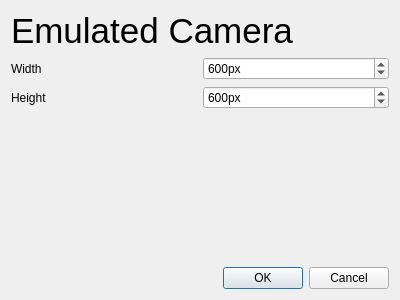
<?xml version="1.0" encoding="UTF-8"?>
<ui version="4.0">
 <class>EmulatedConfigureDialog</class>
 <widget class="QDialog" name="EmulatedConfigureDialog">
  <property name="geometry">
   <rect>
    <x>0</x>
    <y>0</y>
    <width>400</width>
    <height>300</height>
   </rect>
  </property>
  <property name="windowTitle">
   <string>Configure Emulated Camera</string>
  </property>
  <layout class="QVBoxLayout" name="verticalLayout">
   <item>
    <widget class="QLabel" name="label">
     <property name="font">
      <font>
       <pointsize>26</pointsize>
      </font>
     </property>
     <property name="text">
      <string>Emulated Camera</string>
     </property>
    </widget>
   </item>
   <item>
    <layout class="QGridLayout" name="gridLayout">
     <item row="0" column="0">
      <widget class="QLabel" name="label_2">
       <property name="text">
        <string>Width</string>
       </property>
      </widget>
     </item>
     <item row="0" column="1">
      <widget class="QSpinBox" name="spinBox">
       <property name="suffix">
        <string>px</string>
       </property>
       <property name="maximum">
        <number>4096</number>
       </property>
       <property name="value">
        <number>600</number>
       </property>
      </widget>
     </item>
     <item row="1" column="0">
      <widget class="QLabel" name="label_3">
       <property name="text">
        <string>Height</string>
       </property>
      </widget>
     </item>
     <item row="1" column="1">
      <widget class="QSpinBox" name="spinBox_2">
       <property name="suffix">
        <string>px</string>
       </property>
       <property name="maximum">
        <number>4096</number>
       </property>
       <property name="value">
        <number>600</number>
       </property>
      </widget>
     </item>
    </layout>
   </item>
   <item>
    <spacer name="verticalSpacer">
     <property name="orientation">
      <enum>Qt::Vertical</enum>
     </property>
     <property name="sizeHint" stdset="0">
      <size>
       <width>20</width>
       <height>114</height>
      </size>
     </property>
    </spacer>
   </item>
   <item>
    <widget class="QDialogButtonBox" name="buttonBox">
     <property name="orientation">
      <enum>Qt::Horizontal</enum>
     </property>
     <property name="standardButtons">
      <set>QDialogButtonBox::Cancel|QDialogButtonBox::Ok</set>
     </property>
    </widget>
   </item>
  </layout>
 </widget>
 <resources/>
 <connections>
  <connection>
   <sender>buttonBox</sender>
   <signal>accepted()</signal>
   <receiver>EmulatedConfigureDialog</receiver>
   <slot>accept()</slot>
   <hints>
    <hint type="sourcelabel">
     <x>248</x>
     <y>254</y>
    </hint>
    <hint type="destinationlabel">
     <x>157</x>
     <y>274</y>
    </hint>
   </hints>
  </connection>
  <connection>
   <sender>buttonBox</sender>
   <signal>rejected()</signal>
   <receiver>EmulatedConfigureDialog</receiver>
   <slot>reject()</slot>
   <hints>
    <hint type="sourcelabel">
     <x>316</x>
     <y>260</y>
    </hint>
    <hint type="destinationlabel">
     <x>286</x>
     <y>274</y>
    </hint>
   </hints>
  </connection>
 </connections>
</ui>
